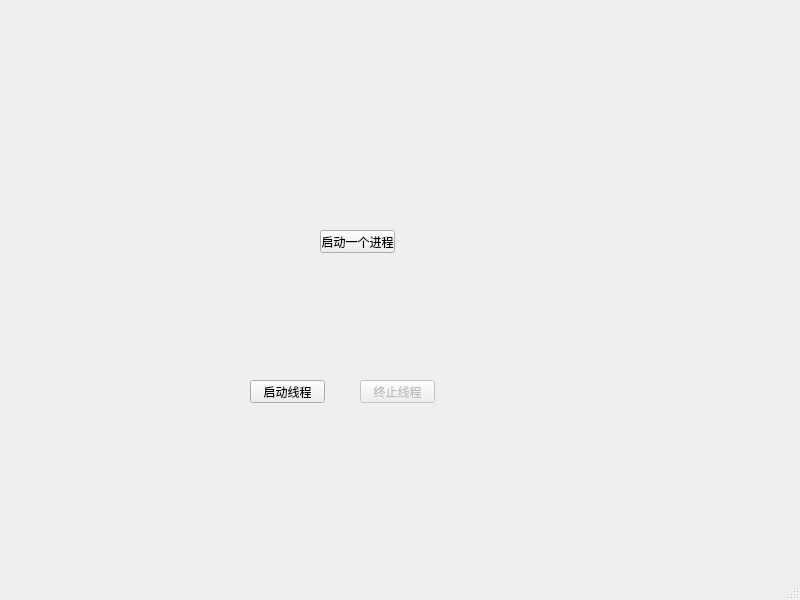
<?xml version="1.0" encoding="UTF-8"?>
<ui version="4.0">
 <class>MainWindow</class>
 <widget class="QMainWindow" name="MainWindow">
  <property name="geometry">
   <rect>
    <x>0</x>
    <y>0</y>
    <width>800</width>
    <height>600</height>
   </rect>
  </property>
  <property name="windowTitle">
   <string>MainWindow</string>
  </property>
  <widget class="QWidget" name="centralwidget">
   <widget class="QPushButton" name="pushButton">
    <property name="geometry">
     <rect>
      <x>320</x>
      <y>230</y>
      <width>75</width>
      <height>23</height>
     </rect>
    </property>
    <property name="text">
     <string>启动一个进程</string>
    </property>
   </widget>
   <widget class="QPushButton" name="stopButton">
    <property name="enabled">
     <bool>false</bool>
    </property>
    <property name="geometry">
     <rect>
      <x>360</x>
      <y>380</y>
      <width>75</width>
      <height>23</height>
     </rect>
    </property>
    <property name="text">
     <string>终止线程</string>
    </property>
   </widget>
   <widget class="QPushButton" name="startButton">
    <property name="geometry">
     <rect>
      <x>250</x>
      <y>380</y>
      <width>75</width>
      <height>23</height>
     </rect>
    </property>
    <property name="text">
     <string>启动线程</string>
    </property>
   </widget>
  </widget>
  <widget class="QMenuBar" name="menubar">
   <property name="geometry">
    <rect>
     <x>0</x>
     <y>0</y>
     <width>800</width>
     <height>23</height>
    </rect>
   </property>
  </widget>
  <widget class="QStatusBar" name="statusbar"/>
 </widget>
 <resources/>
 <connections/>
</ui>
